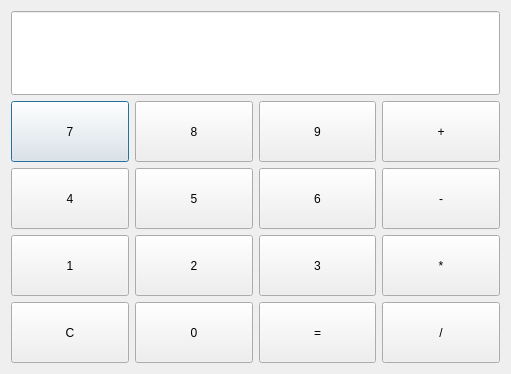
<?xml version="1.0" encoding="UTF-8"?>
<ui version="4.0">
 <class>Dialog</class>
 <widget class="QDialog" name="Dialog">
  <property name="geometry">
   <rect>
    <x>0</x>
    <y>0</y>
    <width>511</width>
    <height>374</height>
   </rect>
  </property>
  <property name="minimumSize">
   <size>
    <width>511</width>
    <height>374</height>
   </size>
  </property>
  <layout class="QVBoxLayout" name="verticalLayout_6">
   <item>
    <layout class="QVBoxLayout" name="verticalLayout_5">
     <item>
      <layout class="QHBoxLayout" name="horizontalLayout">
       <item>
        <widget class="QLineEdit" name="lineEdit">
         <property name="sizePolicy">
          <sizepolicy hsizetype="Expanding" vsizetype="Preferred">
           <horstretch>0</horstretch>
           <verstretch>0</verstretch>
          </sizepolicy>
         </property>
         <property name="font">
          <font>
           <pointsize>50</pointsize>
          </font>
         </property>
         <property name="readOnly">
          <bool>true</bool>
         </property>
        </widget>
       </item>
      </layout>
     </item>
     <item>
      <layout class="QHBoxLayout" name="horizontalLayout_2">
       <item>
        <layout class="QVBoxLayout" name="verticalLayout">
         <item>
          <widget class="QPushButton" name="pushButton_13">
           <property name="sizePolicy">
            <sizepolicy hsizetype="Expanding" vsizetype="Expanding">
             <horstretch>0</horstretch>
             <verstretch>0</verstretch>
            </sizepolicy>
           </property>
           <property name="text">
            <string>7</string>
           </property>
          </widget>
         </item>
         <item>
          <widget class="QPushButton" name="pushButton_11">
           <property name="sizePolicy">
            <sizepolicy hsizetype="Expanding" vsizetype="Expanding">
             <horstretch>0</horstretch>
             <verstretch>0</verstretch>
            </sizepolicy>
           </property>
           <property name="text">
            <string>4</string>
           </property>
          </widget>
         </item>
         <item>
          <widget class="QPushButton" name="pushButton_7">
           <property name="sizePolicy">
            <sizepolicy hsizetype="Expanding" vsizetype="Expanding">
             <horstretch>0</horstretch>
             <verstretch>0</verstretch>
            </sizepolicy>
           </property>
           <property name="text">
            <string>1</string>
           </property>
          </widget>
         </item>
         <item>
          <widget class="QPushButton" name="pushButton_10">
           <property name="sizePolicy">
            <sizepolicy hsizetype="Expanding" vsizetype="Expanding">
             <horstretch>0</horstretch>
             <verstretch>0</verstretch>
            </sizepolicy>
           </property>
           <property name="text">
            <string>C</string>
           </property>
          </widget>
         </item>
        </layout>
       </item>
       <item>
        <layout class="QVBoxLayout" name="verticalLayout_2">
         <item>
          <widget class="QPushButton" name="pushButton_4">
           <property name="sizePolicy">
            <sizepolicy hsizetype="Expanding" vsizetype="Expanding">
             <horstretch>0</horstretch>
             <verstretch>0</verstretch>
            </sizepolicy>
           </property>
           <property name="text">
            <string>8</string>
           </property>
          </widget>
         </item>
         <item>
          <widget class="QPushButton" name="pushButton_8">
           <property name="sizePolicy">
            <sizepolicy hsizetype="Expanding" vsizetype="Expanding">
             <horstretch>0</horstretch>
             <verstretch>0</verstretch>
            </sizepolicy>
           </property>
           <property name="text">
            <string>5</string>
           </property>
          </widget>
         </item>
         <item>
          <widget class="QPushButton" name="pushButton_12">
           <property name="sizePolicy">
            <sizepolicy hsizetype="Expanding" vsizetype="Expanding">
             <horstretch>0</horstretch>
             <verstretch>0</verstretch>
            </sizepolicy>
           </property>
           <property name="text">
            <string>2</string>
           </property>
          </widget>
         </item>
         <item>
          <widget class="QPushButton" name="pushButton_1">
           <property name="sizePolicy">
            <sizepolicy hsizetype="Expanding" vsizetype="Expanding">
             <horstretch>0</horstretch>
             <verstretch>0</verstretch>
            </sizepolicy>
           </property>
           <property name="text">
            <string>0</string>
           </property>
          </widget>
         </item>
        </layout>
       </item>
       <item>
        <layout class="QVBoxLayout" name="verticalLayout_3">
         <item>
          <widget class="QPushButton" name="pushButton_14">
           <property name="sizePolicy">
            <sizepolicy hsizetype="Expanding" vsizetype="Expanding">
             <horstretch>0</horstretch>
             <verstretch>0</verstretch>
            </sizepolicy>
           </property>
           <property name="text">
            <string>9</string>
           </property>
          </widget>
         </item>
         <item>
          <widget class="QPushButton" name="pushButton_5">
           <property name="sizePolicy">
            <sizepolicy hsizetype="Expanding" vsizetype="Expanding">
             <horstretch>0</horstretch>
             <verstretch>0</verstretch>
            </sizepolicy>
           </property>
           <property name="text">
            <string>6</string>
           </property>
          </widget>
         </item>
         <item>
          <widget class="QPushButton" name="pushButton_9">
           <property name="sizePolicy">
            <sizepolicy hsizetype="Expanding" vsizetype="Expanding">
             <horstretch>0</horstretch>
             <verstretch>0</verstretch>
            </sizepolicy>
           </property>
           <property name="text">
            <string>3</string>
           </property>
          </widget>
         </item>
         <item>
          <widget class="QPushButton" name="pushButton_2">
           <property name="sizePolicy">
            <sizepolicy hsizetype="Expanding" vsizetype="Expanding">
             <horstretch>0</horstretch>
             <verstretch>0</verstretch>
            </sizepolicy>
           </property>
           <property name="text">
            <string>=</string>
           </property>
          </widget>
         </item>
        </layout>
       </item>
       <item>
        <layout class="QVBoxLayout" name="verticalLayout_4">
         <item>
          <widget class="QPushButton" name="pushButton_16">
           <property name="sizePolicy">
            <sizepolicy hsizetype="Expanding" vsizetype="Expanding">
             <horstretch>0</horstretch>
             <verstretch>0</verstretch>
            </sizepolicy>
           </property>
           <property name="text">
            <string>+</string>
           </property>
          </widget>
         </item>
         <item>
          <widget class="QPushButton" name="pushButton_15">
           <property name="sizePolicy">
            <sizepolicy hsizetype="Expanding" vsizetype="Expanding">
             <horstretch>0</horstretch>
             <verstretch>0</verstretch>
            </sizepolicy>
           </property>
           <property name="text">
            <string>-</string>
           </property>
          </widget>
         </item>
         <item>
          <widget class="QPushButton" name="pushButton_6">
           <property name="sizePolicy">
            <sizepolicy hsizetype="Expanding" vsizetype="Expanding">
             <horstretch>0</horstretch>
             <verstretch>0</verstretch>
            </sizepolicy>
           </property>
           <property name="text">
            <string>*</string>
           </property>
          </widget>
         </item>
         <item>
          <widget class="QPushButton" name="pushButton_3">
           <property name="sizePolicy">
            <sizepolicy hsizetype="Expanding" vsizetype="Expanding">
             <horstretch>0</horstretch>
             <verstretch>0</verstretch>
            </sizepolicy>
           </property>
           <property name="text">
            <string>/</string>
           </property>
          </widget>
         </item>
        </layout>
       </item>
      </layout>
     </item>
    </layout>
   </item>
  </layout>
 </widget>
 <layoutdefault spacing="6" margin="11"/>
 <resources/>
 <connections/>
</ui>
